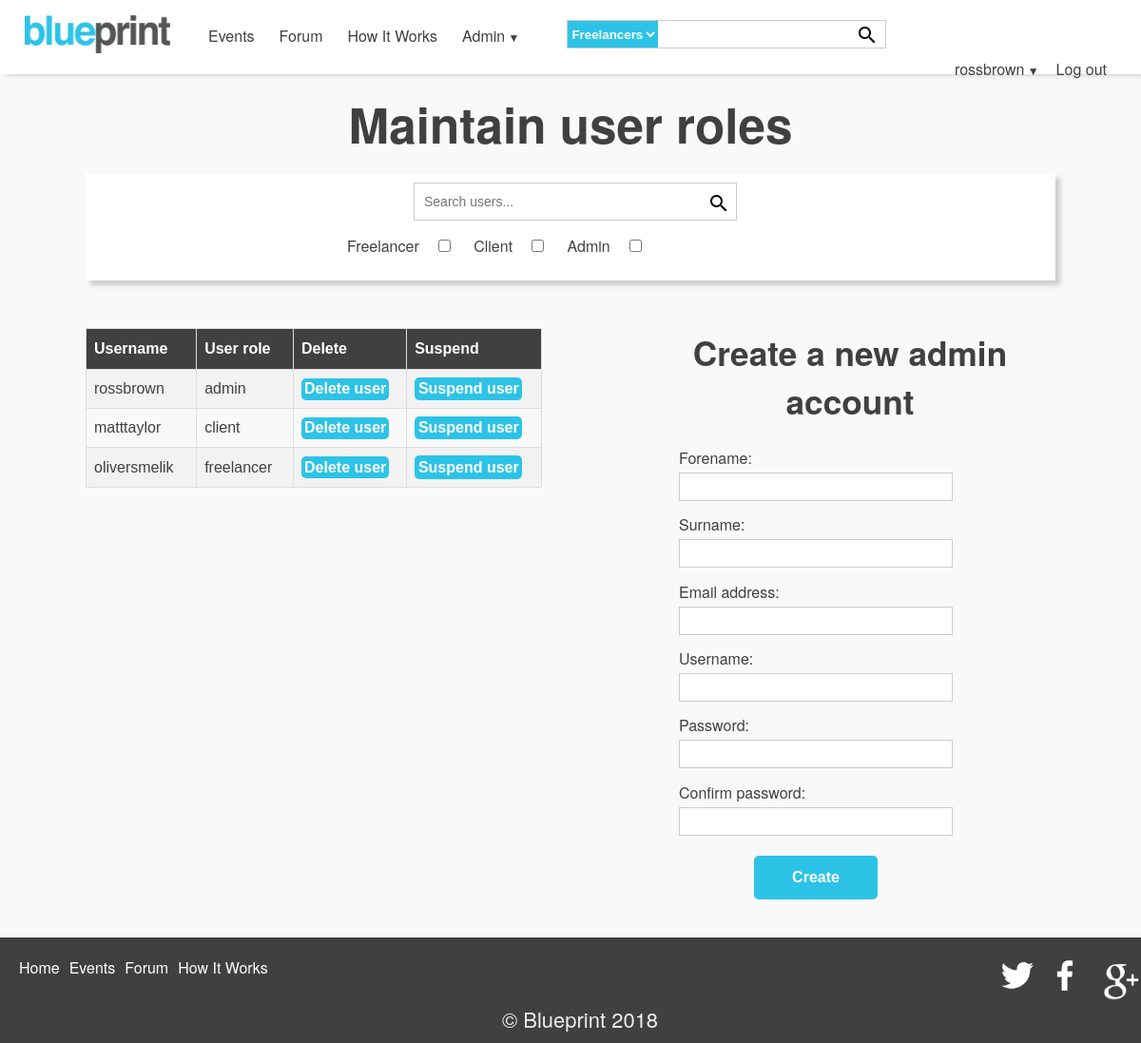
The app's page /maintain-roles.php (signed in) with its own data.
### tables this page shows
CREATE TABLE `bp_user` (
  `userId` int(11) NOT NULL,
  `forename` varchar(100) NOT NULL,
  `surname` varchar(100) NOT NULL,
  `email` varchar(100) NOT NULL,
  `username` varchar(100) NOT NULL,
  `password` varchar(100) NOT NULL,
  `pro` int(1) NOT NULL DEFAULT '0',
  `image` blob,
  `overview` varchar(500) NOT NULL,
  `organisation` varchar(100) NOT NULL,
  `websiteLink` varchar(500) NOT NULL,
  `userRole` varchar(100) NOT NULL,
  `dateAdded` date NOT NULL,
  `suspended` tinyint(1) NOT NULL,
  `token` varchar(20) NOT NULL,
  `passwordHint` varchar(500) NOT NULL
);

### maintain-roles.php (the view, shortened to what this page needs)
<?php
require_once('scripts/functions.php');
echo makePageStart("viewport", "width=device-width, inital-scale=1", "Admin");
echo makeHeader();
?>
<?php
$userType = checkUserType();
$dbConn = databaseConn::getConnection();
if (isset($_SESSION['username']) && ($userType == "admin")) {
    echo "<h1> Maintain user roles</h1> ";
    echo "
        <div class='filterBar'>";
    echo "<form action='maintain-roles.php' method='post'>
            <div class='search-box'>
                <input type=\"text\" name='userNameSearch' style='width: 300px;' autocomplete=\"off\" placeholder=\"Search users...\" />
                <button type='submit' name='searchUser'><i class=\"material-icons\">search</i></button>
            </div>
            <div class='refine-box'>
                <label for='anonymous'>Freelancer</label><input type='checkbox' name='freelancer' class='anonymous' value='freelancer'>
                <label for='anonymous'>Client</label><input type='checkbox' name='client' class='anonymous' value='client'>
                <label for='anonymous'>Admin</label><input type='checkbox' name='admin' class='anonymous' value='admin'>
            </div>
            </form>
            <div class='clear'></div>
        </div>";
    echo "<div class=\"images - container\">
            <div class=\"imageHalfContain\">";
    $query = "SELECT userId, username, userRole FROM bp_user  where 1 ";
    $sqlCondition = '';
    $per_page_html = '';
    $start = 0;
    $limit = " limit " . $start . "," . ROW_PER_PAGE;
    $pagination_statement = $dbConn->prepare($query);
    $pagination_statement->execute();
    $row_count = $pagination_statement->rowCount();
    if (!empty($row_count)) {
        $per_page_html .= "<div class='pag-links'>";
        $per_page_html .= "</div>";
    }
    $sqlSearch = $query . $sqlCondition . $limit;
    $result = $dbConn->prepare($sqlSearch);
    $result->execute();
    $recordSet = $result->fetchAll(PDO::FETCH_ASSOC);
    $numRows = $result->rowCount();
    if ($numRows > 0) {
        echo "<table id=\"customers\">
                  <tr>
                    <th>Username</th>
                    <th>User role</th>
                    <th>Delete</th>
                    <th>Suspend</th>
                  </tr>";
        foreach ($recordSet as $row) {
            $userID = $row['userId'];
            echo "<tr>
                <td>$row[username]</td>
                <td>$row[userRole]</td>
                <td><a class='button' id='modalButton'  onclick=\"return confirm_delete()\" style='margin: 0;' href='deleteUser.php?userId=$userID'>Delete user</a></td>
                <td><a class='button' style='margin: 0;'  href='suspendUserReason.php?userId=$userID' >Suspend user</a></td>
              </tr>";
        }
    } else {
        echo "There are no users found";
    }
    echo " </table><br><form name='frmSearch' action='' method='post'>
        $per_page_html
    </form>
    </div>
            <div class=\"imageHalfContain\">
                <h2 style='text-align: center; margin: 0 15% 0 0;'>Create a new admin account</h2> <br>
                <div class=\"form-container\">
                    <form method=\"POST\" action=\"maintain-roles.php\" id='test' >
                        <label>Forename: </label>
                        <input type=\"text\" name=\"forename\">
                        <label>Surname: </label>
                        <input type=\"text\" name=\"surname\">
                        <label>Email address: </label>
                        <input type=\"text\" name=\"email\">
                        <label>Username: </label>
                        <input type=\"text\" name=\"username\">
                        <label>Password: </label>
                        <input type=\"password\" name=\"password\">
                        <label>Confirm password: </label>
                        <input type=\"password\" name=\"password-confirm\">
                        <div class=\"submit-wrap\">
                            <input type=\"submit\" value=\"Create\" class=\"button\" name='AdminUser'>
                        </div>
                    </form>
                </div>
            </div>";
} else {
    echo "<p>Sorry you can't access this page</p>";
}
echo makePageFooter();
?>

### css/style.css (style rules this page uses)
html, body { height: 100%; color: #404040; width: 100%; }
body { font-family: Helvetica Neue, Helvetica, Arial, sans-serif; width: 100%; margin: 0; padding: 0; font-size: 100%; background-color: #f9f9f9; position: relative; }
.button { background-color: #2DC3E7; border: none; color: #fff; padding: 2.5% 3%; text-align: center; text-decoration: none; display: inline-block; font-weight: bold; font-size: 1em; margin: 25px 0 0 0; cursor: pointer; border-radius: 5px; }
h1 { font-size: 3.2em; text-align: center; margin: 15px 0; }
h2 { font-size: 2.2em; text-align: left; }
a { text-decoration: underline; color: #404040; }
.featuresTable td, th { padding: 10px 10px 10px 0; }
.imageHalfContain { width: 50%; padding: 2.5%; padding-bottom: 2em; padding-top: 0; box-sizing: border-box; float: left; margin-top: 20px; position: relative; }
form#test { width: 60%; margin: 0 5%; }
form { width: 33%; margin: 0 auto; }
.submit-wrap { text-align: center; }
form input[type="submit"] { width: 130px; height: 46px; margin: 0.5em; }
form input { width: 100%; height: 30px; margin: 0 auto; margin-top: 0px; margin-bottom: 0px; margin-bottom: 1em; box-sizing: border-box; margin-top: 4px; padding-left: 5px; border: 1px solid #ccc; }
.filterBar { width: 85%; margin: 0 auto 30px; background-color: #FFF; box-shadow: 5px 5px 5px #ccc; padding: 10px; box-sizing: border-box; }
#customers { font-family: "Trebuchet MS", Arial, Helvetica, sans-serif; border-collapse: collapse; width: 100%; }
#customers td, #customers th { border: 1px solid #ddd; padding: 8px; }
#customers tr:nth-child(even) { background-color: #f2f2f2; }
#customers th { padding-top: 12px; padding-bottom: 12px; text-align: left; background-color: #404040; color: white; }
.search-box { position: relative; display: inline-block; font-size: 14px; float: right; width: 240px; }
.search-box input[type="text"] { height: 40px; padding: 5px 10px; border: 1px solid #CCCCCC; border-right:none; font-size: 14px; float: left; width: 200px; margin-bottom: 0; }
.search-box button { float: left; width: 10%; box-sizing: border-box; border: none; height: 40px; width: 40px; padding: 9px; border: 1px solid #CCCCCC; border-left: none; cursor: pointer; background-color: #fff; }
.search-box input[type="text"], .result { width: 200px; box-sizing: border-box; }
.form-container { min-height: 100%; }
.search-box input { margin:0; }

### maintain-roles.php (style rules this page uses)
.refine-box { float: right; width: 400px; display: inline-block; position: relative; }
.imageHalfContain { width: 45%; margin-left: 5%; }
.anonymous { height: auto; width: auto; margin: 5%; }
.search-box { position: relative; display: inline-block; font-size: 14px; float: left; width: 400px; }

### records on screen
bp_user: username "rossbrown", userRole "admin"
bp_user: username "matttaylor", userRole "client"
bp_user: username "oliversmelik", userRole "freelancer"

### other values on screen
$username "rossbrown"
